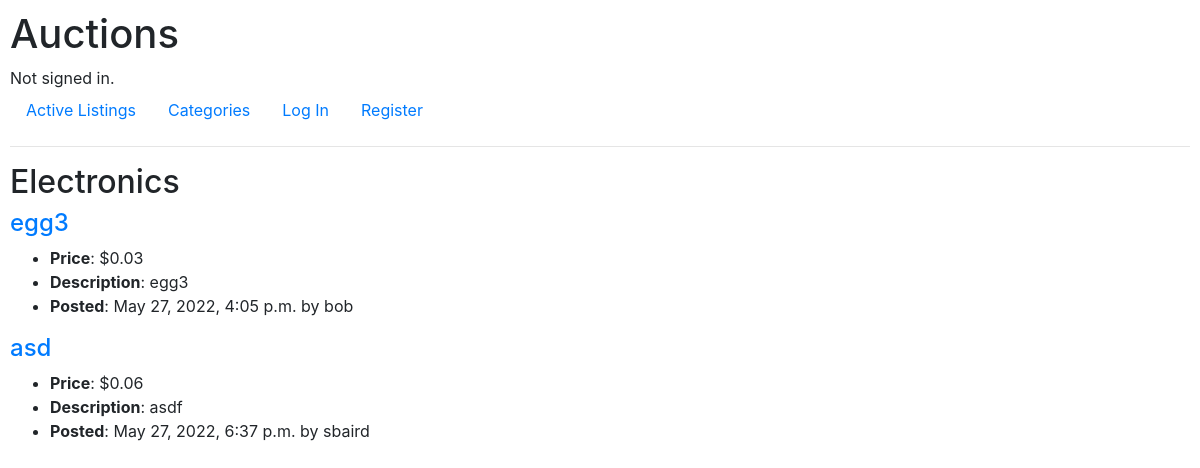
Before: /categories/Electronics with the older database file.
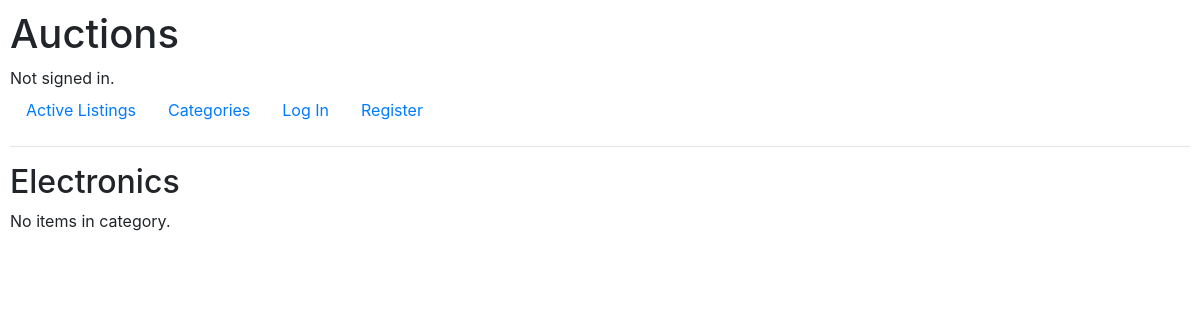
After: the same page with the newer database file.
### auctions/models.py (models this page shows, shortened)
class Listing(models.Model):
    title = models.CharField(max_length=80)
    description = models.CharField(max_length=1000)
    start_price = models.DecimalField(max_digits=MAX_PRICE_DIGITS, validators=[MaxValueValidator(MAX_PRICE), MinValueValidator(0)], decimal_places=2, null=True)
    current_bid = models.DecimalField(max_digits=MAX_PRICE_DIGITS, validators=[MaxValueValidator(MAX_PRICE), MinValueValidator(0)], decimal_places=2, blank=True)
    image = models.ImageField(upload_to="images", blank=True)
    category = models.CharField(choices=Category.choices, max_length=50, null=True)
    is_active = models.BooleanField(default=True)
    poster = models.ForeignKey(User, on_delete=models.CASCADE, related_name="postings", null=True)
    datetime = models.DateTimeField(auto_now_add=True, null=True)

class User(AbstractUser):
    watchlist = models.ManyToManyField('Listing', blank=True, related_name="watchlisters")
    bids = models.ManyToManyField('Bid', blank=True, related_name="bidders")

### auctions/views.py (the view)
# urls.py: path("categories/<str:category>", views.category, name="category"),
def category(request, category):
    listings = Listing.objects.filter(category=category)
    return render(request, "auctions/index.html", {
        "listings": listings,
        "title": category,
        "empty_message": "No items in category."
    })

### auctions/templates/auctions/index.html (shortened to what this page needs)
{% extends "auctions/layout.html" %}
{% block body %}
    <h2>{{ title }}</h2>
    {% block listings %}
        {% for listing in listings %}
            <div>
                <h4><a href="{% url 'listing' listing.id %}">{{ listing.title }}</a></h4>
                <ul>
                    <li><b>Price</b>: ${{ listing.start_price }}</li>
                    <li><b>Description</b>: {{ listing.description }}</li>
                    <li><b>Posted</b>: {{ listing.datetime }} by {{ listing.poster }}</li>
                </ul>
            </div>
        {% empty %}
            <p>{{ empty_message }}</p>
        {% endfor %}
    {% endblock %}
{% endblock %}

### auctions/templates/auctions/layout.html (shortened to what this page needs)
{% load static %}
<!DOCTYPE html>
<html lang="en">
    <head>
        <link rel="stylesheet" href="https://stackpath.bootstrapcdn.com/bootstrap/4.4.1/css/bootstrap.min.css">
        <link href="{% static 'auctions/styles.css' %}" rel="stylesheet">
    </head>
    <body>
        <h1>Auctions</h1>
        <div>
            {% if user.is_authenticated %}
                Signed in as <strong>{{ user.username }}</strong>.
            {% else %}
                Not signed in.
            {% endif %}
        </div>
        <ul class="nav">
            <li class="nav-item">
                <a class="nav-link" href="{% url 'index' %}">Active Listings</a>
            </li>
            <li class="nav-item">
                <a class="nav-link" href="{% url 'categories' %}">Categories</a>
            </li>
            {% if user.is_authenticated %}
                <li>
                    <a class="nav-link" href="{% url 'create_listing' %}">Create Listing</a>
                </li>
                <li>
                    <a class="nav-link" href="{% url 'watchlist' %}">Watchlist</a>
                </li>
                <li class="nav-item">
                    <a class="nav-link" href="{% url 'logout' %}">Log Out</a>
                </li>
            {% else %}
                <li class="nav-item">
                    <a class="nav-link" href="{% url 'login' %}">Log In</a>
                </li>
                <li class="nav-item">
                    <a class="nav-link" href="{% url 'register' %}">Register</a>
                </li>
            {% endif %}
        </ul>
        <hr>
        {% block body %}
        {% endblock %}
    </body>
</html>

### auctions/static/auctions/styles.css (style rules this page uses)
body { padding: 10px; }

Changed rows visible on the page:
removed Listing: title "egg3", start_price "0.03", description "egg3", datetime "May 27, 2022, 4:05 p.m.", poster "bob"
removed Listing: title "asd", start_price "0.06", description "asdf", datetime "May 27, 2022, 6:37 p.m.", poster "sbaird"
Other visible differences:
{{ empty_message }}: (not shown) → "No items in category."
